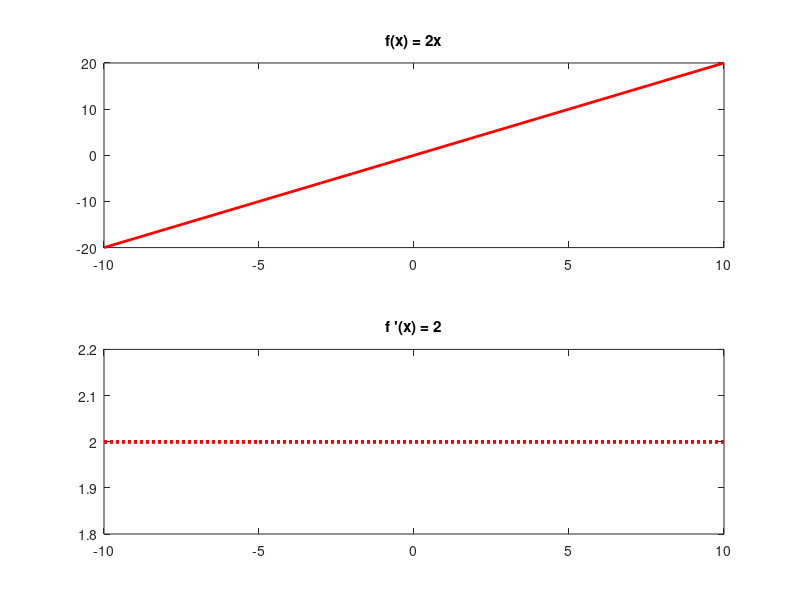
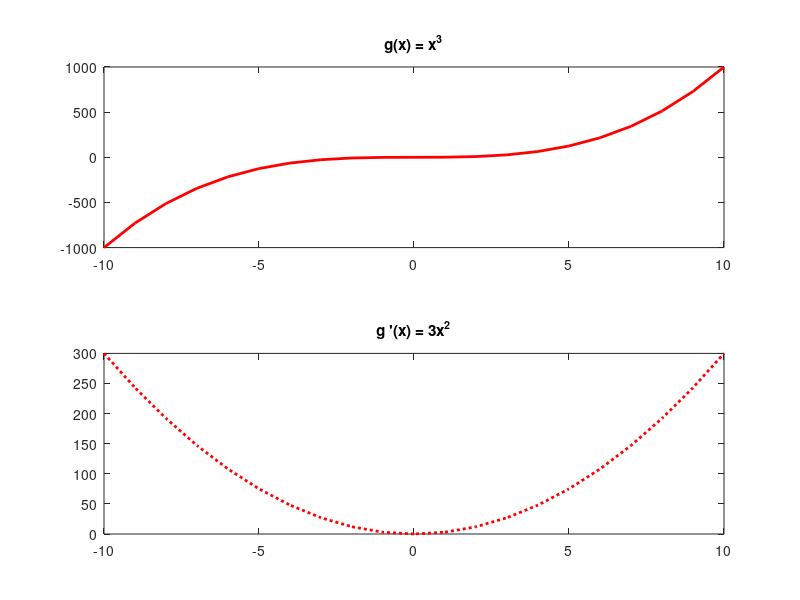
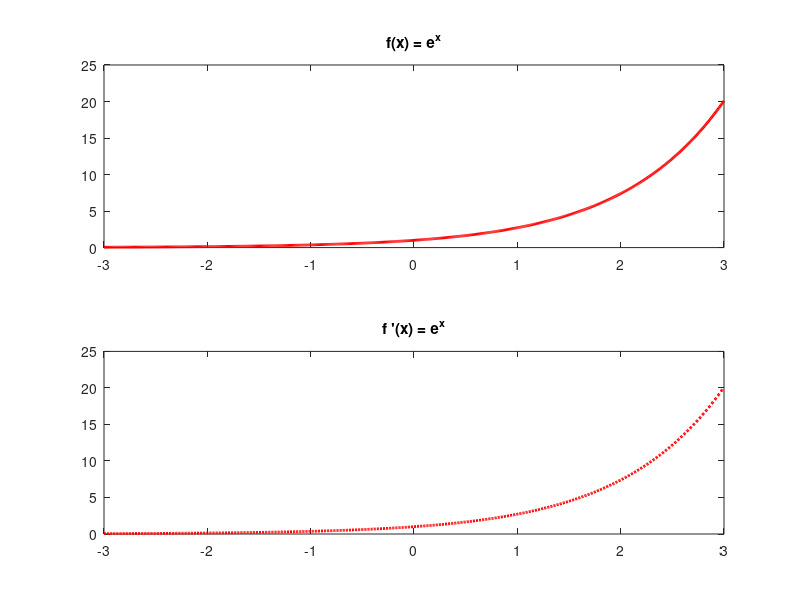
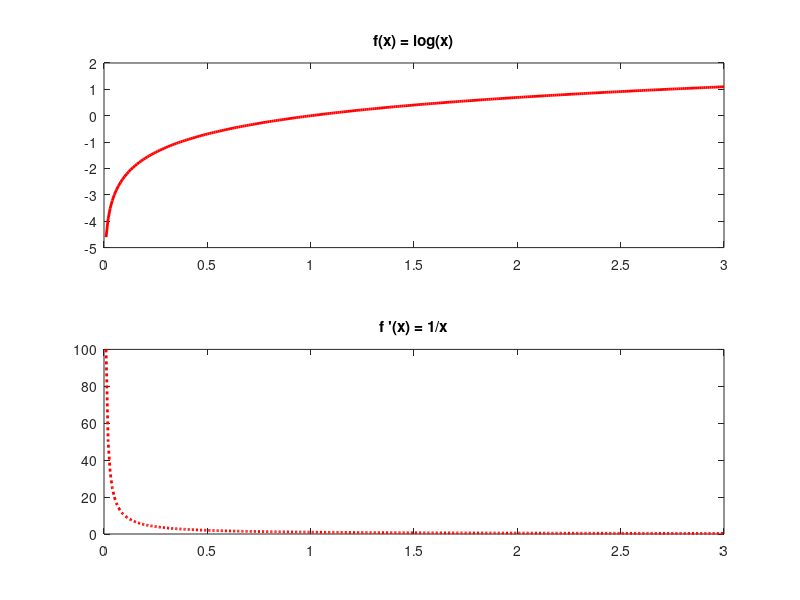

Reproduce these figures in MATLAB, in order. (Note: this script raises an error after producing the figures.)
% Chapter 5

% Start of script
%-------------------------------------------------------------------------%
close all;                   	% close all figures
clearvars; clearvars -global;	% clear all variables
clc;                         	% clear the command terminal
format shortG;                 	% pick the most compact numeric display
format compact;                	% suppress excess blank lines


% derivative
%-------------------------------------------------------------------------%
% f(x) = 2x
x = -10:10;
f_x = 2.*x;
df_x = 2.*ones(length(x));
figure
subplot(211)
plot(x,f_x,'r','Linewidth',2)
title('f(x) = 2x')
subplot(212)
plot(x,df_x,'r:','Linewidth',2)
title('f ''(x) = 2')

% g(x) = x^3
x = -10:10;
g_x = x.^3;
dg_x = 3.*x.^2;
figure
subplot(211)
plot(x,g_x,'r','Linewidth',2)
title('g(x) = x^3')
subplot(212)
plot(x,dg_x,'r:','Linewidth',2)
title('g ''(x) = 3x^2')

% f(x) = e^x
x = -3:0.01:3;
f_x = exp(x);
df_x = exp(x);
figure
subplot(211)
plot(x,f_x,'r','Linewidth',2)
title('f(x) = e^x')
subplot(212)
plot(x,df_x,'r:','Linewidth',2)
title('f ''(x) = e^x')

% f(x) = log(x)
x = 0:0.01:3;
f_x = log(x);
df_x = 1./x;
figure
subplot(211)
plot(x,f_x,'r','Linewidth',2)
title('f(x) = log(x)')
subplot(212)
plot(x,df_x,'r:','Linewidth',2)
title('f ''(x) = 1/x')


% Taylor series
%-------------------------------------------------------------------------%
syms x
f = sin(x)/x;
t6 = taylor(f, x)
t8 = taylor(f, x, 'Order', 8)
t10 = taylor(f, x, 'Order', 10)
ezplot(t6)
hold on
ezplot(t8)
ezplot(t10)
ezplot(f)

xlim([-6 6])

legend('approximation of sin(x)/x up to O(x^6)',...
'approximation of sin(x)/x up to O(x^8)',...
'approximation of sin(x)/x up to O(x^{10})',...
'sin(x)/x',...
'Location', 'South');

title('Taylor Series Expansion')
hold off



